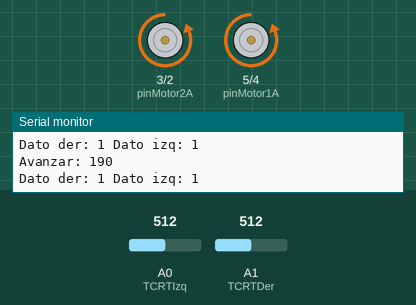
This sketch was run on a simulated Arduino Uno, built with avr-gcc and run on an emulated ATmega328P. Shown: motor-driver pin pairs drawn as motors (green arrow = first pin HIGH = forward, orange = second pin HIGH = backward, longer = more drive), the last lines printed to the serial monitor. Inputs (shaded band) come from the test bench; at power-on: A0 (TCRTIzq) = 512, A1 (TCRTDer) = 512.

Above: at 1.2 s.
1.3 s: A0 (TCRTIzq) set to 589
4.3 s: A0 (TCRTIzq) set to 615
At 5.5 s:
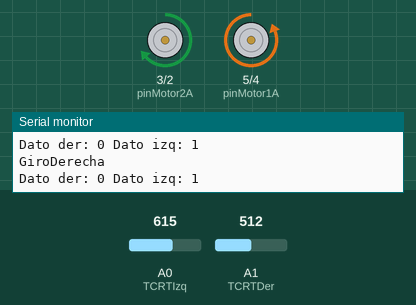
5.8 s: A1 (TCRTDer) set to 590
8.8 s: A1 (TCRTDer) set to 618
At 9.2 s:
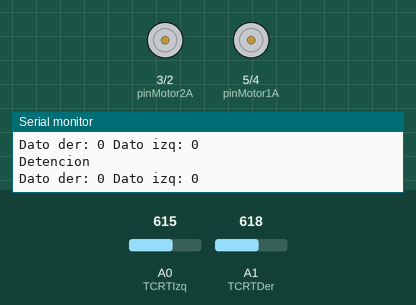
10.3 s: A0 (TCRTIzq) set to 590
At 11.6 s:
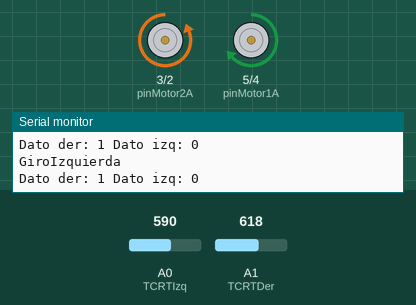
Timing chart, 0 to 12.8 s (numbered marks = the images above; inputs shaded):
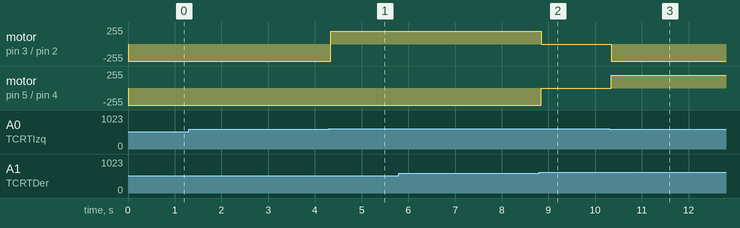

The sketch:

RAS_Velocista.ino
```cpp
/*  IEEE RAS UTN-FRBA
  Proyecto: Robot Educativo Velocista - Seguidor de linea
  prueba sensores y motores III
  configuracion  de sensores:
        MMM
  !oo!  MMM  !oo!
  !  !  MMM  !  !
        MMM
  Autor: Marcelo Acevedo, Elias Reuter.
  GitHub: https://github.com/EliasReuter/RAS_Velocista
  Robot: Velocista v0.2
  - Motor: amarillo 6v.
  - Placa control Arduino UNO (actual Mega para pruebas).
  - Sensor: TRCT5000 plava azul - sensor perpendicular.

*/

#include <Arduino.h>

const byte  VelMAX  = 190;    //Velocidad maxima de robot
const byte  VelMIN  = 128;    //Velocidad minima de robot

const int pinMotor1A = 5;      //(pwm) pin 5 conectado a pin A-IA
const int pinMotor1B = 4;      //(pwm) pin 4 conectado a pin A-IB
const int pinMotor2A = 3;      //(pwm) pin 3 conectado a pin B-IA
const int pinMotor2B = 2;      //(pwm) pin 2 conectado a pin B-IB

const int TCRTDer = A1;       //Sensor derecho
const int TCRTIzq = A0;       //Sensor izquierdo
boolean   valorDer;           //Variable auxiliar
boolean   valorIzq;           //Variable auxiliar

boolean   fueHaciaDerecha = 0;    //
boolean   fueHaciaIzquierda = 0;  //


void setup() {
  Serial.begin(9600);

  pinMode(TCRTDer, INPUT);
  pinMode(TCRTIzq, INPUT);
  pinMode(pinMotor1A, OUTPUT);
  pinMode(pinMotor1B, OUTPUT);
  pinMode(pinMotor2A, OUTPUT);
  pinMode(pinMotor2B, OUTPUT);
}


void loop() {

  //Avanzar();
  //while(!EncontroLinea()){}

  valorDer = DetectarLinea(analogRead(TCRTDer));
  valorIzq = DetectarLinea(analogRead(TCRTIzq));

  Serial.print("Dato der: ");
  Serial.print(valorIzq);
  Serial.print(" Dato izq: ");
  Serial.println(valorDer);

  //cuatro opciones:
  //sensores en 1: siguiendo linea
  //sensor izq 0: se fue hacia derecha -> correguir hacia izquierda
  //sensor der 0: se fue hacia izquierda -> correguir hacia derecha
  //sensores en 0: parar


  if (valorIzq && valorDer) {
    Avanzar();
  }
  if (!valorIzq && valorDer) { //salio hacia derecha
      GiroDerecha();
  }
  if (valorIzq && !valorDer) { //salio por derecha
      GiroIzquierda();
  }
  if (!valorIzq && !valorDer){
    Detener();
  }
}

/* void EncontroLinea()

  Return:
  - boolean. si detecta linea con algun sensor retorna Verdadero.
  Parameters: nada
*/
boolean EncontroLinea(){
  valorDer = DetectarLinea(analogRead(TCRTDer));
  valorIzq = DetectarLinea(analogRead(TCRTIzq));
  return valorDer || valorIzq;
}


/* void DetectarLinea()

  Return:
  - boolean. si blanco retorna Verdadero.
  Parameters:
  - int ByteSensor: lectura analogica de sensor
*/
boolean DetectarLinea(int ByteSensor) {
  //Serial.print("Dato sensor: ");
  //Serial.println(ByteSensor);
  //Serial.print(" : ");
  if (ByteSensor < 600) {
    //Serial.println("Negro");
    return true;
  }
  else {
    //Serial.println("Blanco");
    return false;
  }
}


/* void Avanzar(byte Vel)
  Avanza a velocidad definida por variable.
  Return: nada
  Parameters:
  - byte Vel: velocidad en formato PWM 0 - 255
*/
void AvanzarVel(byte Vel) {
  analogWrite(pinMotor1A, 0);
  analogWrite(pinMotor1B, Vel);
  analogWrite(pinMotor2A, 0);
  analogWrite(pinMotor2B, Vel);
  Serial.print("AvanzarVel: ");
  Serial.println(Vel);
}


/* void Avanzar()
  Avanza a maxima velocidad
  Return: nada
  Parameters: nada
*/
void Avanzar() {
  analogWrite(pinMotor1A, 0);
  analogWrite(pinMotor1B, VelMAX);
  analogWrite(pinMotor2A, 0);
  analogWrite(pinMotor2B, VelMAX);
  Serial.print("Avanzar: ");
  Serial.println(VelMAX);
}


/* void Retroceder()
  Retroceder a maxima velocidad
  Return: nada
  Parameters: nada
*/
void Retroceder() {
  analogWrite(pinMotor1A, VelMAX);
  analogWrite(pinMotor1B, 0);
  analogWrite(pinMotor2A, VelMAX);
  analogWrite(pinMotor2B, 0);
  Serial.println("Retroceder");
}


/* void GiroIzquierda()
  Giro Izquierda a maxima velocidad
  Return: nada
  Parameters: nada
*/
void GiroIzquierda() {
  analogWrite(pinMotor1A, VelMAX);
  analogWrite(pinMotor1B, 0);
  analogWrite(pinMotor2A, 0);
  analogWrite(pinMotor2B, VelMAX);
  Serial.println("GiroIzquierda");
}


/* void GiroDerecha()
  Giro Derecha a maxima velocidad
  Return: nada
  Parameters: nada
*/
void GiroDerecha() {
  analogWrite(pinMotor1A, 0);
  analogWrite(pinMotor1B, VelMAX);
  analogWrite(pinMotor2A, VelMAX);
  analogWrite(pinMotor2B, 0);
  Serial.println("GiroDerecha");
}


/* void GiroIzquierdaVel(byte Vel1, byte Vel2)
  Giro Izquierda a maxima velocidad
  Return: nada
  Parameters:
  - byte Vel1: Velocidad de motor de rueda contrario al giro
  - byte Vel2: Velocidad de motor en rueda de giro
*/
void GiroIzquierdaVel(byte Vel1, byte Vel2) {
  if (Vel1 < VelMAX) {
    analogWrite(pinMotor1A, 0);
    analogWrite(pinMotor1B, Vel1);
    analogWrite(pinMotor2A, 0);
    analogWrite(pinMotor2B, Vel2);
    Serial.print("GiroIzquierdaVel: ");
    Serial.println(Vel1);
  }
}


/* void GiroDerechaVel(byte Vel1, byte Vel2)
  Giro Derecha a maxima velocidad
  Return: nada
  Parameters:
  - byte Vel1: Velocidad de motor de rueda contrario al giro
  - byte Vel2: Velocidad de motor en rueda de giro
*/
void GiroDerechaVel(byte Vel1, byte Vel2) {
  if (Vel1 < VelMAX) {
    analogWrite(pinMotor1A, 0);
    analogWrite(pinMotor1B, Vel2);
    analogWrite(pinMotor2A, 0);
    analogWrite(pinMotor2B, Vel1);
    Serial.print("GiroDerechaVel: ");
    Serial.println(Vel1);
  }
}

/* void Detener()
  Detencion
  Return: nada
  Parameters: nada
*/
void Detener() {
  analogWrite(pinMotor1A, 0);
  analogWrite(pinMotor1B, 0);
  analogWrite(pinMotor2A, 0);
  analogWrite(pinMotor2B, 0);
  Serial.println("Detencion");
}
```

Measured:
- the behaviour switches between 599 and 600 on A0 (TCRTIzq) (found by bisection; images 0 and 1)
- the behaviour switches between 599 and 600 on A1 (TCRTDer) (found by bisection; images 1 and 2)
- after the input at 4.3 s, motor on pin 3 (pinMotor2A) / pin 2 (pinMotor2B): backward 255/255 → forward 190/255 at once
- after the input at 8.8 s, motor on pin 3 (pinMotor2A) / pin 2 (pinMotor2B): forward 190/255 → stopped at once; motor on pin 5 (pinMotor1A) / pin 4 (pinMotor1B): backward 255/255 → stopped at once
- after the input at 10.3 s, motor on pin 3 (pinMotor2A) / pin 2 (pinMotor2B): stopped → backward 255/255 at once; motor on pin 5 (pinMotor1A) / pin 4 (pinMotor1B): stopped → forward 190/255 at once
